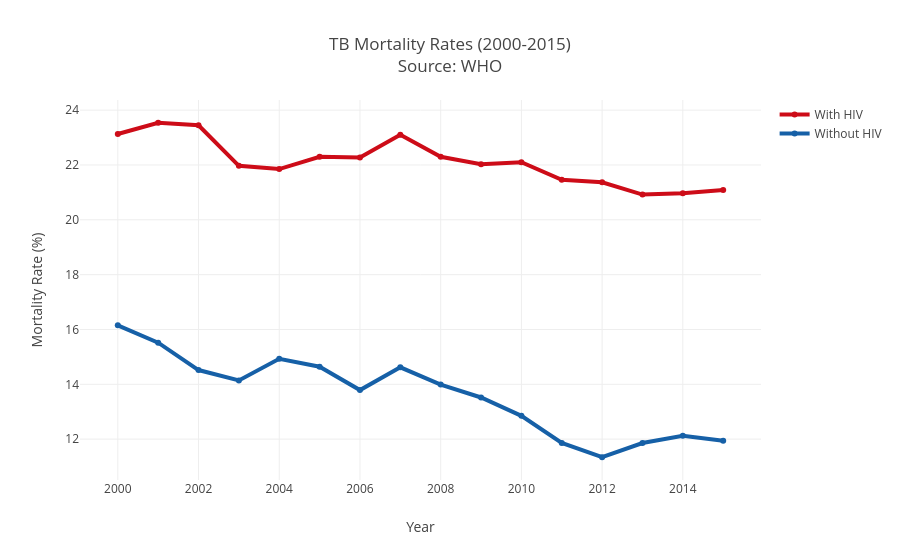

The notebook cell saved with this chart:
### Markdown cell above
# b.

### Code cell
#######################################################
TITLE = 'TB Mortality Rates (2000-2015)<br>Source: WHO'
########################################################


# Create and style traces
trace0 = go.Scatter(
    x = df_avg_deaths_by_year['year'],
    y = df_avg_deaths_by_year['%_death_tb+hiv'],
    name = 'With HIV',
    line = dict(
        color = ('rgb(205, 12, 24)'),
        width = 4)
)
trace1 = go.Scatter(
    x = df_avg_deaths_by_year['year'],
    y = df_avg_deaths_by_year['%_death_tb_only'],
    name = 'Without HIV',
    line = dict(
        color = ('rgb(22, 96, 167)'),
        width = 4,)
)
data = [trace0, trace1]

# Edit the layout
layout = dict(title = TITLE,
              xaxis = dict(title = 'Year'),
              yaxis = dict(title = 'Mortality Rate (%)'),
              )

fig = dict(data=data, layout=layout)
py.iplot(fig, filename='styled-line')

### Figure 1 — Plotly figure (JSON) as saved in the notebook; plotly's stock layout.template omitted (floating-point values rounded to 4 significant figures)
{"data": [{"name": "With HIV", "type": "scatter", "line": {"width": 4, "color": "rgb(205, 12, 24)"}, "x": [2000, 2001, 2002, 2003, 2004, 2005, 2006, 2007, 2008, 2009, 2010, 2011, 2012, 2013, 2014, 2015], "y": [23.13, 23.54, 23.45, 21.97, 21.85, 22.3, 22.27, 23.1, 22.3, 22.03, 22.1, 21.46, 21.37, 20.92, 20.97, 21.09]}, {"name": "Without HIV", "type": "scatter", "line": {"width": 4, "color": "rgb(22, 96, 167)"}, "x": [2000, 2001, 2002, 2003, 2004, 2005, 2006, 2007, 2008, 2009, 2010, 2011, 2012, 2013, 2014, 2015], "y": [16.15, 15.52, 14.52, 14.14, 14.93, 14.64, 13.79, 14.62, 13.99, 13.52, 12.85, 11.86, 11.34, 11.86, 12.12, 11.94]}], "layout": {"title": "TB Mortality Rates (2000-2015)<br>Source: WHO", "xaxis": {"title": "Year"}, "yaxis": {"title": "Mortality Rate (%)"}}}
